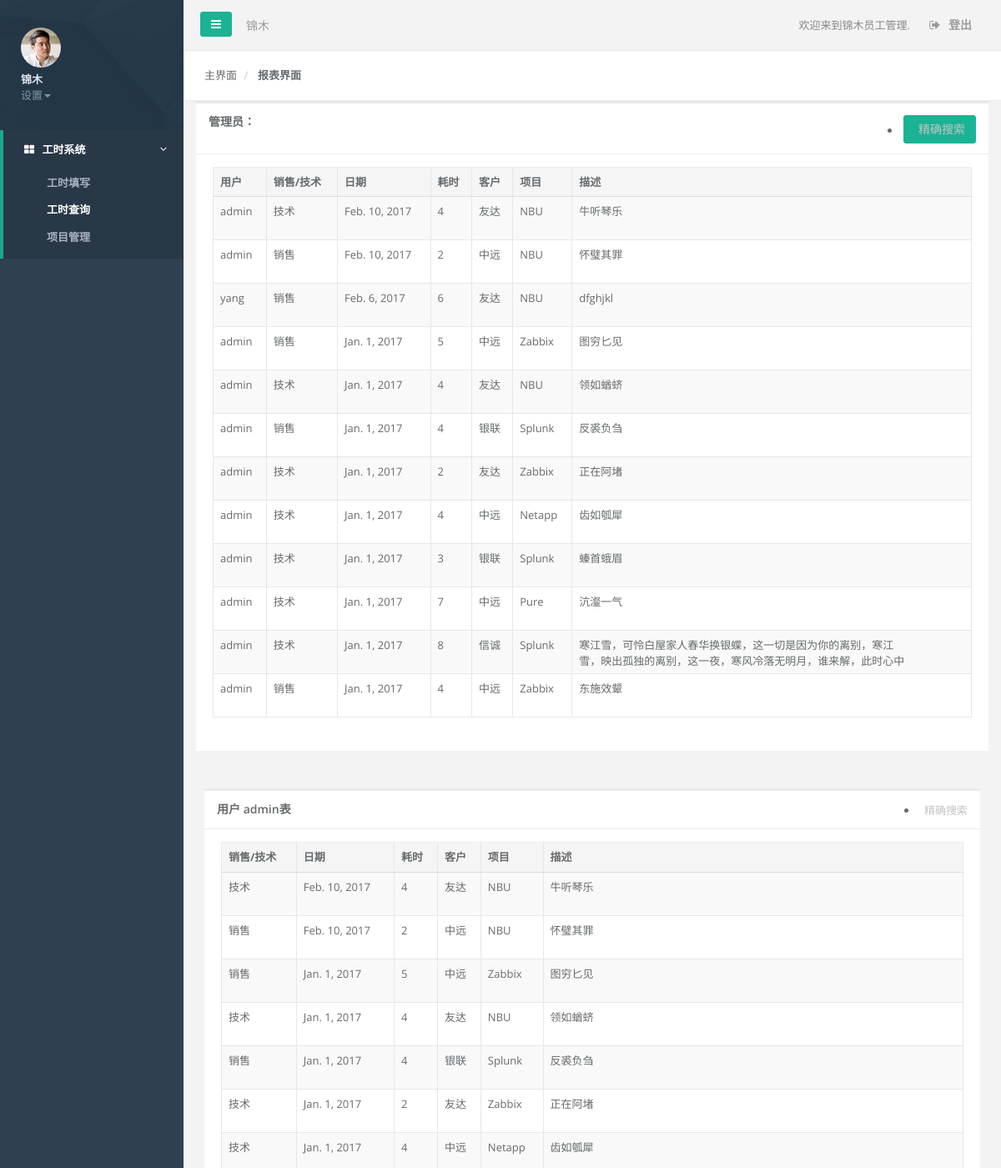
The app's page /statement/ (signed in, upper part), older data.
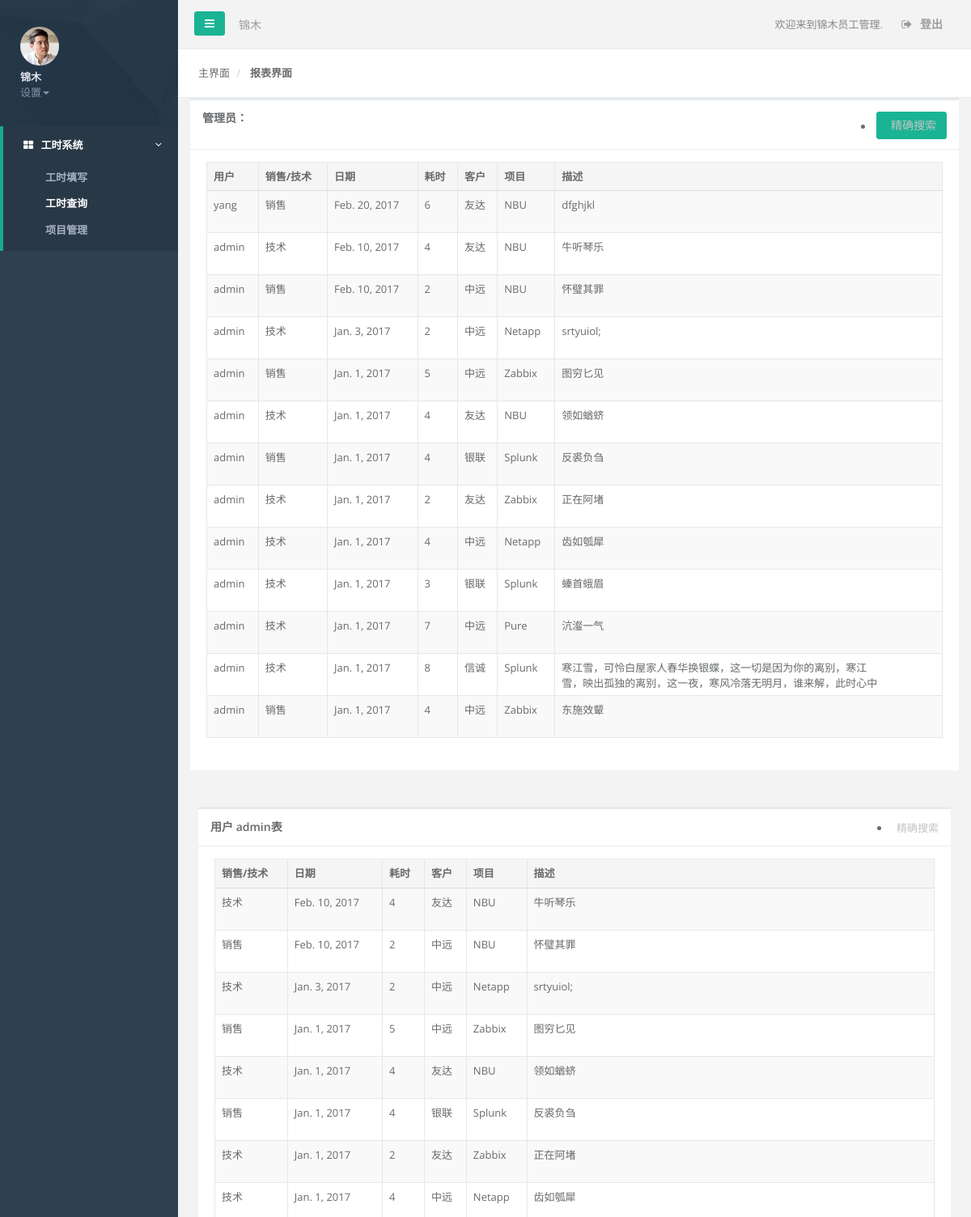
The same page, newer data.
### activelist/models.py (models this page shows, shortened)
class Activelist(models.Model):
    ACT_TYPE = (
        ('per','Pre-Sales'),
        ('aft','After-Sales'),
    )
    utype = models.CharField(max_length=20,default='none',choices=ACT_TYPE)
    datetime = models.DateField()
    expendtime = models.IntegerField(max_length=50,default='none')
    client = models.ForeignKey('Client')
    project = models.ForeignKey('Project')
    detail = models.TextField()
    username = models.ForeignKey(User,on_delete=models.CASCADE)
    class Meta:
        ordering = ['-datetime']

class Client(models.Model):
    clientl = models.CharField(max_length=50,blank=True)
    def __unicode__(self):
        return self.clientl

class Project(models.Model):
    projectl = models.CharField(max_length=50,blank=True)
    def __unicode__(self):
        return self.projectl

### statement/views.py (the view)
@login_required
def index(request):
    u = request.user
    activel = Activelist.objects.filter(username_id=u.id)
    activeall = Activelist.objects.all()
    user = User.objects.filter(id=u.id).first()
    return render(request,'statement/index.html',{'activel':activel,'activeall':activeall,'user':user})

### statement/templates/statement/index.html (shortened to what the changed rows need)
<!DOCTYPE html>
<html>
<head>
    <link href="../../../static/css/bootstrap.min.css" rel="stylesheet">
    <link href="../../../static/font-awesome/css/font-awesome.css" rel="stylesheet">
    <link href="../../../static/css/plugins/dataTables/datatables.min.css" rel="stylesheet">
    <link href="../../../static/css/animate.css" rel="stylesheet">
    <link href="../../../static/css/style.css" rel="stylesheet">
</head>
<body>
    <div id="wrapper">
        <div id="page-wrapper" class="gray-bg">
            {% if user.is_superuser %}
              <div class="row">
                  <div class="col-lg-12">
                  <div class="ibox float-e-margins">
                      <div class="ibox-content">
                          <div class="table-responsive">
                      <table class="table table-striped table-bordered table-hover dataTables-example" >
                      <thead>
                      <tr>
                        <th>用户</th>
                        <th>销售/技术</th>
                        <th>日期</th>
                        <th>耗时</th>
                        <th>客户</th>
                        <th>项目</th>
                        <th>描述</th>
                      </tr>
                      </thead>
                      <tbody>
                      {% for a in activeall %}
                      <tr class="gradeX">
                          <td>{{ a.username }}</td>
                          <td>{{ a.utype }}</td>
                          <td>{{ a.datetime }}</td>
                          <td>{{ a.expendtime }}</td>
                          <td>{{ a.client }}</td>
                          <td>{{ a.project }}</td>
                          <td><div style="width:400px; height:35px; overflow:hidden ">{{ a.detail }}</div></td>
                      </tr>
                      {% endfor %}
                      </tbody>
                      </table>
                          </div>
                      </div>
                  </div>
              </div>
              </div>
              {% else %}
                <strong> 注：您不是管理员无法查看所有人的纪录 </strong>
              {% endif %}
        <div class="wrapper wrapper-content animated fadeInRight">
            <div class="row">
                <div class="col-lg-12">
                <div class="ibox float-e-margins">
                    <div class="ibox-content">
                        <div class="table-responsive">
                    <table class="table table-striped table-bordered table-hover dataTables-example" >
                    <thead>
                    <tr>
                      <th>销售/技术</th>
                      <th>日期</th>
                      <th>耗时</th>
                      <th>客户</th>
                      <th>项目</th>
                      <th>描述</th>
                    </tr>
                    </thead>
                    <tbody>
                    {% for a in activel %}
                    <tr class="gradeX">
                        <td>{{ a.utype }}</td>
                        <td>{{ a.datetime }}</td>
                        <td>{{ a.expendtime }}</td>
                        <td>{{ a.client }}</td>
                        <td>{{ a.project }}</td>
                        <td><div style="width:400px; height:35px; overflow:ellipsis;overflow:hidden ">{{ a.detail }}</div></td>
                    </tr>
                    {% endfor %}
                    </tbody>
                    </table>
                        </div>
                    </div>
                </div>
            </div>
            </div>
        </div>
        </div>
        </div>
</body>
</html>

Row changes from the older to the newer data that the page shows:
changed Activelist "dfghjkl": datetime "Feb. 6, 2017" → "Feb. 20, 2017"; moves up the list
added Activelist: username "admin", utype "技术", datetime "Jan. 3, 2017", expendtime "2", client "中远", project "Netapp", detail "srtyuiol;"
